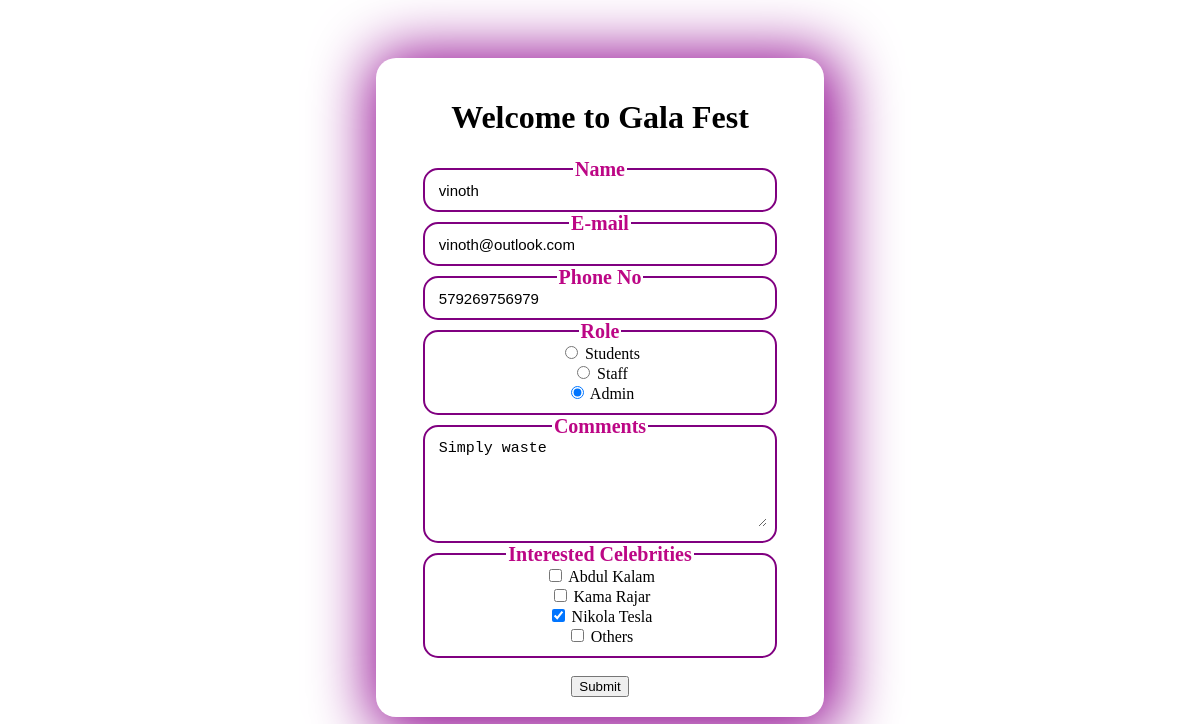
The app's page /update/5/ with its own data.
### crud_app/models.py (models this page shows)
class Register(models.Model):
    username = models.TextField(max_length=100)
    email = models.EmailField(null=True, blank=True)  # Allow null values
    phone = models.PositiveIntegerField()
    role = models.TextField()
    comments = models.TextField(null=True, blank=True, max_length=1000)  # Allow null values
    celebrities = models.TextField()

### crud_app/views.py (the view)
# urls.py: path('update/<int:record_id>/',views.update_record,name='update_record')
def update_record(request,record_id):
    record = get_object_or_404(Register, pk=record_id)
    if request.method == 'POST':
        form = RegisterForm(request.POST, instance=record)
        if form.is_valid():
            form.save()
            return redirect('read')
    else:
        form = RegisterForm(instance=record)
    return render(request,'update.html',{'user':record})

### crud_app/templates/update.html (shortened to what this page needs)
<!DOCTYPE html>
<html>
<head>
</head>
<body>
<div>
    <h1>Welcome to Gala Fest</h1>
    <form  method="post">
        <fieldset>
            <legend>Name</legend>
            <input type="text" name="username" id="name" value="{{user.username}}"><br>
        </fieldset>
        <fieldset>
            <legend>E-mail</legend>
            <input type="email" name="email" id="mail" value="{{user.email}}"><br>
        </fieldset>
        <fieldset>
            <legend>Phone No</legend>
            <input type="tel" name="phone" id="phone" value="{{user.phone}}"><br>
        </fieldset>
        <fieldset>
            <legend>Role</legend>
            <input type="radio" name="role"  {% if user.role == 'student' %}checked{% endif %} id="student" value="student" name="role" >
            <label  for="student">Students</label><br>
            <input type="radio" {% if user.role == 'staff' %}checked{% endif %} name="role" value="staff" id="staff">
            <label for="staff">Staff</label><br>
            <input value="admin"  {% if user.role == 'admin' %}checked{% endif %} type="radio" name="role" id="admin">
            <label for="admin">Admin</label><br>
        </fieldset>
        <fieldset>
            <legend>Comments</legend>
            <textarea name="comments" id="comments" cols="40" rows="5">{{ user.comments }}</textarea>
        </fieldset>
        <fieldset>
            <legend>Interested Celebrities</legend>
            <input value="Abdul Kalam" type="checkbox" name="celebrities" id="ak" {% if "Abdul Kalam" in user.celebrities %}checked{% endif %}>
            <label for="ak">Abdul Kalam</label><br>
            <input value="kamarajar"  type="checkbox" name="celebrities" id="kr" {% if "kamarajar" in user.celebrities %}checked{% endif %}>
            <label for="kr">Kama Rajar</label><br>
            <input value="nikola tesla"  type="checkbox" name="celebrities" id="nt" {% if "nikola tesla" in user.celebrities %}checked{% endif %}>
            <label for="nt">Nikola Tesla</label><br>
            <input value="others" type="checkbox" name="celebrities" id="others" {% if "others" in user.celebrities %}checked{% endif %}>
            <label for="others">Others</label><br>
        </fieldset><br>
        <button type="submit">Submit</button>
    </form>
</div>
</body>
</html>

### crud_app/templates/update.html (style rules this page uses)
body { display: flex; justify-content: center; align-items: center; }
div { margin-top: 50px; padding: 20px; text-align: center; box-shadow: 5px 5px 60px 10px rgb(144, 5, 144); border-radius: 20px; }
fieldset { position: relative; left: 0; margin: auto; padding-top: 0; width: 80%; border-radius: 15px; border: 2px solid purple; }
input[type='text'], input[type="email"], input[type='tel'], textarea { width: 100%; outline: none; border: none; font-size: 15px; }
input[type='radio'] { text-align: left; }
form { position: relative; left: 0; margin: auto; }
legend { font-size: 20px; font-weight: bold; color: rgb(188, 6, 133); }

### records on screen
Register: username "vinoth", email "vinoth@outlook.com", phone "579269756979", role "☐ Students", role "☐ Staff", role "☑ Admin", comments "Simply waste", celebrities "☑"
